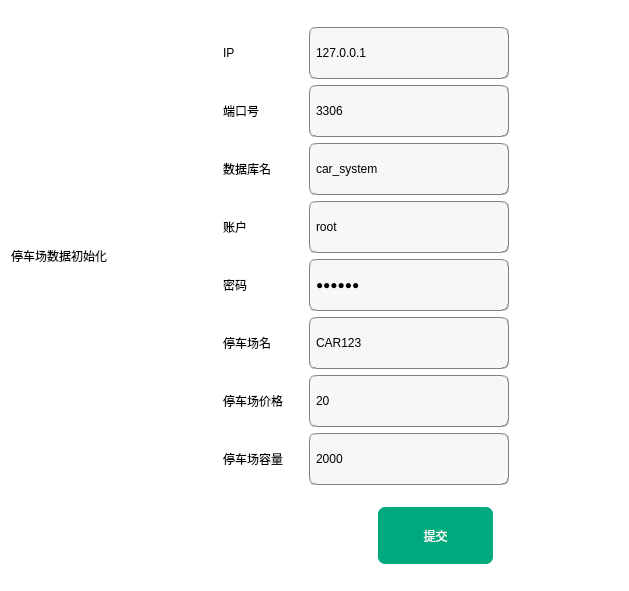
<?xml version="1.0" encoding="UTF-8"?>
<ui version="4.0">
 <class>initFile</class>
 <widget class="QWidget" name="initFile">
  <property name="enabled">
   <bool>true</bool>
  </property>
  <property name="geometry">
   <rect>
    <x>0</x>
    <y>0</y>
    <width>629</width>
    <height>591</height>
   </rect>
  </property>
  <property name="sizePolicy">
   <sizepolicy hsizetype="Minimum" vsizetype="Minimum">
    <horstretch>0</horstretch>
    <verstretch>0</verstretch>
   </sizepolicy>
  </property>
  <property name="minimumSize">
   <size>
    <width>629</width>
    <height>591</height>
   </size>
  </property>
  <property name="maximumSize">
   <size>
    <width>644</width>
    <height>591</height>
   </size>
  </property>
  <property name="windowTitle">
   <string>Form</string>
  </property>
  <property name="styleSheet">
   <string notr="true">background-color: rgb(255, 255, 255);</string>
  </property>
  <layout class="QVBoxLayout" name="verticalLayout_3">
   <item>
    <layout class="QHBoxLayout" name="horizontalLayout_2">
     <item>
      <widget class="QLabel" name="label">
       <property name="styleSheet">
        <string notr="true">font: 15pt &quot;字心坊猫的天空之城（特别定制版）&quot;;</string>
       </property>
       <property name="text">
        <string>停车场数据初始化</string>
       </property>
       <property name="textFormat">
        <enum>Qt::AutoText</enum>
       </property>
       <property name="alignment">
        <set>Qt::AlignCenter</set>
       </property>
       <property name="margin">
        <number>50</number>
       </property>
       <property name="indent">
        <number>-1</number>
       </property>
      </widget>
     </item>
     <item>
      <spacer name="horizontalSpacer">
       <property name="orientation">
        <enum>Qt::Horizontal</enum>
       </property>
       <property name="sizeHint" stdset="0">
        <size>
         <width>40</width>
         <height>20</height>
        </size>
       </property>
      </spacer>
     </item>
     <item>
      <layout class="QHBoxLayout" name="horizontalLayout">
       <item>
        <layout class="QVBoxLayout" name="verticalLayout">
         <item>
          <widget class="QLabel" name="label_2">
           <property name="styleSheet">
            <string notr="true">font: 15pt &quot;字心坊猫的天空之城（特别定制版）&quot;;</string>
           </property>
           <property name="text">
            <string>IP</string>
           </property>
          </widget>
         </item>
         <item>
          <widget class="QLabel" name="label_3">
           <property name="styleSheet">
            <string notr="true">font: 15pt &quot;字心坊猫的天空之城（特别定制版）&quot;;</string>
           </property>
           <property name="text">
            <string>端口号</string>
           </property>
          </widget>
         </item>
         <item>
          <widget class="QLabel" name="label_4">
           <property name="styleSheet">
            <string notr="true">font: 15pt &quot;字心坊猫的天空之城（特别定制版）&quot;;</string>
           </property>
           <property name="text">
            <string>数据库名</string>
           </property>
          </widget>
         </item>
         <item>
          <widget class="QLabel" name="label_5">
           <property name="styleSheet">
            <string notr="true">font: 15pt &quot;字心坊猫的天空之城（特别定制版）&quot;;</string>
           </property>
           <property name="text">
            <string>账户</string>
           </property>
          </widget>
         </item>
         <item>
          <widget class="QLabel" name="label_6">
           <property name="styleSheet">
            <string notr="true">font: 15pt &quot;字心坊猫的天空之城（特别定制版）&quot;;</string>
           </property>
           <property name="text">
            <string>密码</string>
           </property>
          </widget>
         </item>
         <item>
          <widget class="QLabel" name="label_7">
           <property name="styleSheet">
            <string notr="true">font: 15pt &quot;字心坊猫的天空之城（特别定制版）&quot;;</string>
           </property>
           <property name="text">
            <string>停车场名</string>
           </property>
          </widget>
         </item>
         <item>
          <widget class="QLabel" name="label_8">
           <property name="styleSheet">
            <string notr="true">font: 15pt &quot;字心坊猫的天空之城（特别定制版）&quot;;</string>
           </property>
           <property name="text">
            <string>停车场价格</string>
           </property>
          </widget>
         </item>
         <item>
          <widget class="QLabel" name="label_9">
           <property name="styleSheet">
            <string notr="true">font: 15pt &quot;字心坊猫的天空之城（特别定制版）&quot;;</string>
           </property>
           <property name="text">
            <string>停车场容量</string>
           </property>
          </widget>
         </item>
        </layout>
       </item>
       <item>
        <layout class="QVBoxLayout" name="verticalLayout_2">
         <property name="leftMargin">
          <number>20</number>
         </property>
         <item>
          <widget class="QLineEdit" name="IP">
           <property name="minimumSize">
            <size>
             <width>1</width>
             <height>52</height>
            </size>
           </property>
           <property name="styleSheet">
            <string notr="true">background-color: rgb(247, 247, 247);
border:1px groove gray;
border-radius:7px;
padding:2px 4px;
font: 10pt &quot;华文隶书&quot;;</string>
           </property>
           <property name="text">
            <string>127.0.0.1</string>
           </property>
           <property name="placeholderText">
            <string>请输入IP</string>
           </property>
          </widget>
         </item>
         <item>
          <widget class="QLineEdit" name="PORT">
           <property name="minimumSize">
            <size>
             <width>0</width>
             <height>52</height>
            </size>
           </property>
           <property name="styleSheet">
            <string notr="true">background-color: rgb(247, 247, 247);
border:1px groove gray;
border-radius:7px;
padding:2px 4px;
font: 10pt &quot;华文隶书&quot;;</string>
           </property>
           <property name="text">
            <string>3306</string>
           </property>
           <property name="placeholderText">
            <string>请输入端口号</string>
           </property>
          </widget>
         </item>
         <item>
          <widget class="QLineEdit" name="database">
           <property name="minimumSize">
            <size>
             <width>0</width>
             <height>52</height>
            </size>
           </property>
           <property name="styleSheet">
            <string notr="true">background-color: rgb(247, 247, 247);
border:1px groove gray;
border-radius:7px;
padding:2px 4px;
font: 10pt &quot;华文隶书&quot;;</string>
           </property>
           <property name="text">
            <string>car_system</string>
           </property>
           <property name="placeholderText">
            <string>请输入数据库名</string>
           </property>
          </widget>
         </item>
         <item>
          <widget class="QLineEdit" name="account">
           <property name="minimumSize">
            <size>
             <width>200</width>
             <height>52</height>
            </size>
           </property>
           <property name="styleSheet">
            <string notr="true">background-color: rgb(247, 247, 247);
border:1px groove gray;
border-radius:7px;
padding:2px 4px;
font: 10pt &quot;华文隶书&quot;;</string>
           </property>
           <property name="text">
            <string>root</string>
           </property>
           <property name="placeholderText">
            <string>请输入账户</string>
           </property>
          </widget>
         </item>
         <item>
          <widget class="QLineEdit" name="password">
           <property name="minimumSize">
            <size>
             <width>0</width>
             <height>52</height>
            </size>
           </property>
           <property name="styleSheet">
            <string notr="true">background-color: rgb(247, 247, 247);
border:1px groove gray;
border-radius:7px;
padding:2px 4px;
font: 10pt &quot;华文隶书&quot;;</string>
           </property>
           <property name="text">
            <string>123456</string>
           </property>
           <property name="echoMode">
            <enum>QLineEdit::Password</enum>
           </property>
           <property name="placeholderText">
            <string>请输入密码</string>
           </property>
          </widget>
         </item>
         <item>
          <widget class="QLineEdit" name="parking_name">
           <property name="minimumSize">
            <size>
             <width>0</width>
             <height>52</height>
            </size>
           </property>
           <property name="styleSheet">
            <string notr="true">background-color: rgb(247, 247, 247);
border:1px groove gray;
border-radius:7px;
padding:2px 4px;
font: 10pt &quot;华文隶书&quot;;</string>
           </property>
           <property name="text">
            <string>CAR123</string>
           </property>
           <property name="placeholderText">
            <string>请输入停车场名</string>
           </property>
          </widget>
         </item>
         <item>
          <widget class="QLineEdit" name="park_fee">
           <property name="minimumSize">
            <size>
             <width>0</width>
             <height>52</height>
            </size>
           </property>
           <property name="styleSheet">
            <string notr="true">background-color: rgb(247, 247, 247);
border:1px groove gray;
border-radius:7px;
padding:2px 4px;
font: 10pt &quot;华文隶书&quot;;</string>
           </property>
           <property name="text">
            <string>20</string>
           </property>
           <property name="placeholderText">
            <string>请输入停车场 单价每小时</string>
           </property>
          </widget>
         </item>
         <item>
          <widget class="QLineEdit" name="park_count">
           <property name="minimumSize">
            <size>
             <width>0</width>
             <height>52</height>
            </size>
           </property>
           <property name="styleSheet">
            <string notr="true">background-color: rgb(247, 247, 247);
border:1px groove gray;
border-radius:7px;
padding:2px 4px;
font: 10pt &quot;华文隶书&quot;;</string>
           </property>
           <property name="text">
            <string>2000</string>
           </property>
           <property name="placeholderText">
            <string>停车场总容量</string>
           </property>
          </widget>
         </item>
        </layout>
       </item>
      </layout>
     </item>
     <item>
      <spacer name="horizontalSpacer_2">
       <property name="orientation">
        <enum>Qt::Horizontal</enum>
       </property>
       <property name="sizeHint" stdset="0">
        <size>
         <width>40</width>
         <height>20</height>
        </size>
       </property>
      </spacer>
     </item>
    </layout>
   </item>
   <item>
    <layout class="QHBoxLayout" name="horizontalLayout_3">
     <item>
      <widget class="QPushButton" name="cancel_submit">
       <property name="sizePolicy">
        <sizepolicy hsizetype="Fixed" vsizetype="Fixed">
         <horstretch>0</horstretch>
         <verstretch>0</verstretch>
        </sizepolicy>
       </property>
       <property name="minimumSize">
        <size>
         <width>115</width>
         <height>57</height>
        </size>
       </property>
       <property name="contextMenuPolicy">
        <enum>Qt::DefaultContextMenu</enum>
       </property>
       <property name="layoutDirection">
        <enum>Qt::LeftToRight</enum>
       </property>
       <property name="styleSheet">
        <string notr="true">background-color: rgbrgb(255, 85, 0);
color: rgb(255, 255, 255);
font: 25 9pt &quot;Bahnschrift Light&quot;;
font: 10pt &quot;华文隶书&quot;;
border-radius:7px;</string>
       </property>
       <property name="locale">
        <locale language="Chinese" country="China"/>
       </property>
       <property name="text">
        <string>取消</string>
       </property>
      </widget>
     </item>
     <item>
      <widget class="QPushButton" name="submit_init">
       <property name="sizePolicy">
        <sizepolicy hsizetype="Fixed" vsizetype="Fixed">
         <horstretch>0</horstretch>
         <verstretch>0</verstretch>
        </sizepolicy>
       </property>
       <property name="minimumSize">
        <size>
         <width>115</width>
         <height>57</height>
        </size>
       </property>
       <property name="contextMenuPolicy">
        <enum>Qt::DefaultContextMenu</enum>
       </property>
       <property name="layoutDirection">
        <enum>Qt::LeftToRight</enum>
       </property>
       <property name="styleSheet">
        <string notr="true">background-color: rgb(0, 170, 127);
color: rgb(255, 255, 255);
font: 25 9pt &quot;Bahnschrift Light&quot;;
font: 10pt &quot;华文隶书&quot;;
border-radius:7px;</string>
       </property>
       <property name="locale">
        <locale language="Chinese" country="China"/>
       </property>
       <property name="text">
        <string>提交</string>
       </property>
      </widget>
     </item>
    </layout>
   </item>
  </layout>
 </widget>
 <resources/>
 <connections/>
</ui>
